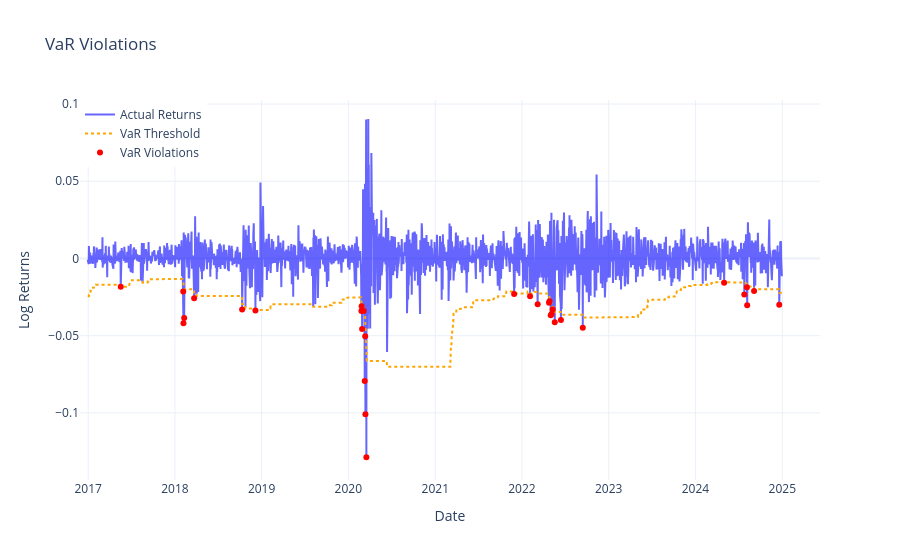

The code cell stored with this chart in its notebook:
### Code cell
plots.plot_var_violations(snp_fbm_var, var_col='VaR_99', predicted_col='predicted_log_returns')

### Figure 1 — Plotly figure (JSON) as saved in the notebook; plotly's stock layout.template omitted (floating-point values rounded to 4 significant figures; data arrays with more than 128 entries replaced by an {"elided": "..."} marker saying what was removed)
{"data": [{"line": {"color": "blue"}, "mode": "lines", "name": "Actual Returns", "opacity": 0.6, "type": "scatter", "x": {"elided": "2012 str values"}, "y": {"elided": "2012 float values"}}, {"line": {"color": "orange", "dash": "dot"}, "mode": "lines", "name": "VaR Threshold", "type": "scatter", "x": {"elided": "2012 str values"}, "y": {"elided": "2012 float values"}}, {"marker": {"color": "red", "size": 6, "symbol": "circle"}, "mode": "markers", "name": "VaR Violations", "type": "scatter", "x": ["2017-05-18T00:00:00", "2018-02-05T00:00:00", "2018-02-06T00:00:00", "2018-02-09T00:00:00", "2018-03-23T00:00:00", "2018-10-11T00:00:00", "2018-12-06T00:00:00", "2020-02-25T00:00:00", "2020-02-26T00:00:00", "2020-02-28T00:00:00", "2020-03-06T00:00:00", "2020-03-10T00:00:00", "2020-03-12T00:00:00", "2020-03-13T00:00:00", "2020-03-17T00:00:00", "2021-11-29T00:00:00", "2022-02-04T00:00:00", "2022-03-08T00:00:00", "2022-04-25T00:00:00", "2022-04-27T00:00:00", "2022-05-02T00:00:00", "2022-05-06T00:00:00", "2022-05-10T00:00:00", "2022-05-19T00:00:00", "2022-06-14T00:00:00", "2022-09-14T00:00:00", "2024-05-01T00:00:00", "2024-07-25T00:00:00", "2024-08-05T00:00:00", "2024-08-06T00:00:00", "2024-09-04T00:00:00", "2024-12-19T00:00:00"], "y": [-0.01834, -0.02145, -0.04191, -0.03857, -0.02578, -0.03309, -0.03367, -0.03398, -0.0309, -0.04572, -0.03408, -0.07938, -0.05036, -0.1009, -0.1287, -0.02308, -0.02444, -0.02963, -0.02868, -0.02772, -0.0367, -0.03601, -0.03312, -0.04136, -0.03979, -0.04481, -0.01567, -0.02328, -0.0187, -0.03028, -0.02107, -0.02992]}], "layout": {"hovermode": "x unified", "legend": {"x": 0, "y": 1}, "title": {"text": "VaR Violations"}, "xaxis": {"title": {"text": "Date"}}, "yaxis": {"title": {"text": "Log Returns"}}}}
